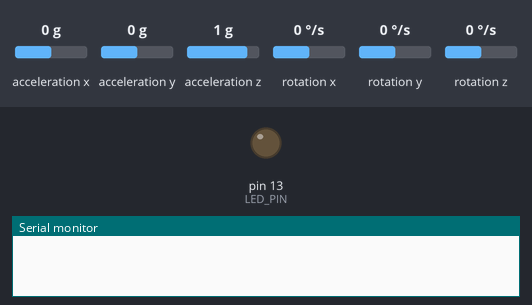
The sketch below on a simulated Arduino Uno, built with avr-gcc and run on an emulated ATmega328P. On the bench: output pins drawn as LEDs (lit = HIGH), the last lines printed to the serial monitor. Dashed ring = blinking. Inputs (shaded band) come from the test bench; at power-on: acceleration x 0 g, acceleration y 0 g, acceleration z 1 g, rotation x 0 °/s, rotation y 0 °/s, rotation z 0 °/s.

Above: at 0.0 s.
At 1.2 s:
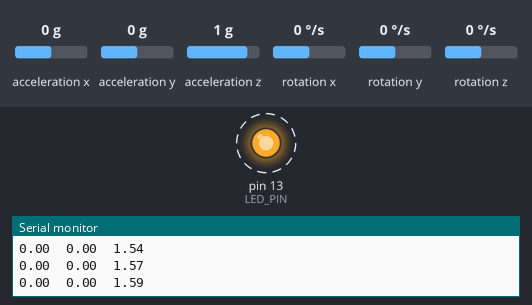
1.3 s: acceleration x set to -1.4 g
4.3 s: acceleration y set to -1.4 g
7.3 s: acceleration x set to 1.4 g
Timing chart, 0 to 16.3 s (numbered marks = the images above; inputs shaded):
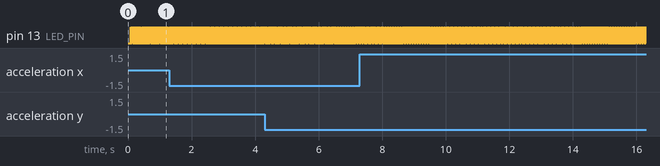

Measured:
- by itself, pin 13 (LED_PIN): alternates HIGH for 0.02 s and LOW for 0.02 s

The sketch:

Acelerometro-Posicion.ino
```cpp
#include "I2Cdev.h"
#include "MPU6050.h"

// Arduino Wire library is required if I2Cdev I2CDEV_ARDUINO_WIRE implementation
// is used in I2Cdev.h
#if I2CDEV_IMPLEMENTATION == I2CDEV_ARDUINO_WIRE
    #include "Wire.h"
#endif

// class default I2C address is 0x68
// specific I2C addresses may be passed as a parameter here
// AD0 low = 0x68 (default for InvenSense evaluation board)
// AD0 high = 0x69
MPU6050 accelgyro;
//MPU6050 accelgyro(0x69); // <-- use for AD0 high

int16_t ax, ay, az;
float dx, dy, dz = 0;
int16_t gx, gy, gz;


#define LED_PIN 13
bool blinkState = false;

void setup() {
    // join I2C bus (I2Cdev library doesn't do this automatically)
    #if I2CDEV_IMPLEMENTATION == I2CDEV_ARDUINO_WIRE
        Wire.begin();
    #elif I2CDEV_IMPLEMENTATION == I2CDEV_BUILTIN_FASTWIRE
        Fastwire::setup(400, true);
    #endif

    //Serial.begin(38400);
    Serial.begin(9600);
    Serial.println("Initializing I2C devices...");
    accelgyro.initialize();

    Serial.println("Testing device connections...");
    Serial.println(accelgyro.testConnection() ? "MPU6050 connection successful" : "MPU6050 connection failed");

    Serial.println("Updating internal sensor offsets...");

    accelgyro.setXGyroOffset(85);
    accelgyro.setYGyroOffset(1);
    accelgyro.setZGyroOffset(-4);
    accelgyro.setXAccelOffset(-4269);
    accelgyro.setYAccelOffset(-4836);
    accelgyro.setZAccelOffset(1080);

    pinMode(LED_PIN, OUTPUT);
}

void loop() {

        accelgyro.getMotion6(&ax, &ay, &az, &gx, &gy, &gz);

        dx=dx+(float)(((float)ax/(float)16384)*9.8*0.05*0.05);
        dy=dy+(float)(((float)ay/(float)16384)*9.8*0.05*0.05);
        dz=dz+(float)(((float)az/(float)16384)*9.8*0.05*0.05);
        Serial.print(dx); Serial.print("\t");
        Serial.print(dy); Serial.print("\t");
        Serial.print(dz); Serial.print("\t\n");


delay(10);
    // blink LED to indicate activity
    blinkState = !blinkState;
    digitalWrite(LED_PIN, blinkState);
}
```
